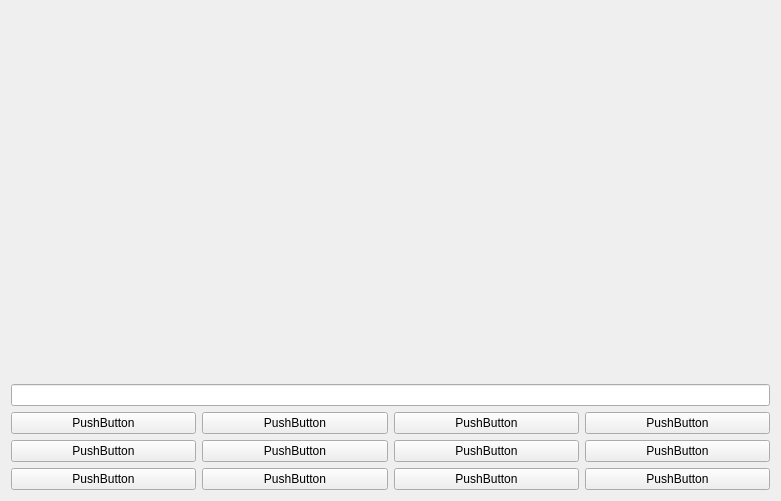
<?xml version="1.0" encoding="UTF-8"?>
<ui version="4.0">
 <class>Widget</class>
 <widget class="QWidget" name="Widget">
  <property name="geometry">
   <rect>
    <x>0</x>
    <y>0</y>
    <width>781</width>
    <height>501</height>
   </rect>
  </property>
  <property name="windowTitle">
   <string>Widget</string>
  </property>
  <layout class="QVBoxLayout" name="verticalLayout" stretch="1,8,1,2">
   <item>
    <layout class="QHBoxLayout" name="menuLayout"/>
   </item>
   <item>
    <widget class="FormulaWidget" name="formulaWidget" native="true">
     <property name="sizePolicy">
      <sizepolicy hsizetype="Preferred" vsizetype="Ignored">
       <horstretch>0</horstretch>
       <verstretch>0</verstretch>
      </sizepolicy>
     </property>
    </widget>
   </item>
   <item>
    <widget class="QLineEdit" name="lineEdit"/>
   </item>
   <item>
    <layout class="QGridLayout" name="gridLayout">
     <item row="0" column="2">
      <widget class="QPushButton" name="pushButton_3">
       <property name="text">
        <string>PushButton</string>
       </property>
      </widget>
     </item>
     <item row="1" column="0">
      <widget class="QPushButton" name="pushButton_4">
       <property name="text">
        <string>PushButton</string>
       </property>
      </widget>
     </item>
     <item row="1" column="1">
      <widget class="QPushButton" name="pushButton_5">
       <property name="text">
        <string>PushButton</string>
       </property>
      </widget>
     </item>
     <item row="0" column="1">
      <widget class="QPushButton" name="pushButton_2">
       <property name="text">
        <string>PushButton</string>
       </property>
      </widget>
     </item>
     <item row="1" column="2">
      <widget class="QPushButton" name="pushButton_6">
       <property name="text">
        <string>PushButton</string>
       </property>
      </widget>
     </item>
     <item row="1" column="3">
      <widget class="QPushButton" name="pushButton_8">
       <property name="text">
        <string>PushButton</string>
       </property>
      </widget>
     </item>
     <item row="0" column="0">
      <widget class="QPushButton" name="pushButton">
       <property name="text">
        <string>PushButton</string>
       </property>
      </widget>
     </item>
     <item row="0" column="3">
      <widget class="QPushButton" name="pushButton_7">
       <property name="text">
        <string>PushButton</string>
       </property>
      </widget>
     </item>
     <item row="2" column="1">
      <widget class="QPushButton" name="pushButton_9">
       <property name="text">
        <string>PushButton</string>
       </property>
      </widget>
     </item>
     <item row="2" column="2">
      <widget class="QPushButton" name="pushButton_10">
       <property name="text">
        <string>PushButton</string>
       </property>
      </widget>
     </item>
     <item row="2" column="3">
      <widget class="QPushButton" name="pushButton_11">
       <property name="text">
        <string>PushButton</string>
       </property>
      </widget>
     </item>
     <item row="2" column="0">
      <widget class="QPushButton" name="pushButton_12">
       <property name="text">
        <string>PushButton</string>
       </property>
      </widget>
     </item>
    </layout>
   </item>
  </layout>
 </widget>
 <layoutdefault spacing="6" margin="11"/>
 <customwidgets>
  <customwidget>
   <class>FormulaWidget</class>
   <extends>QWidget</extends>
   <header>FormulaWidget.h</header>
   <container>1</container>
  </customwidget>
 </customwidgets>
 <resources/>
 <connections/>
</ui>
